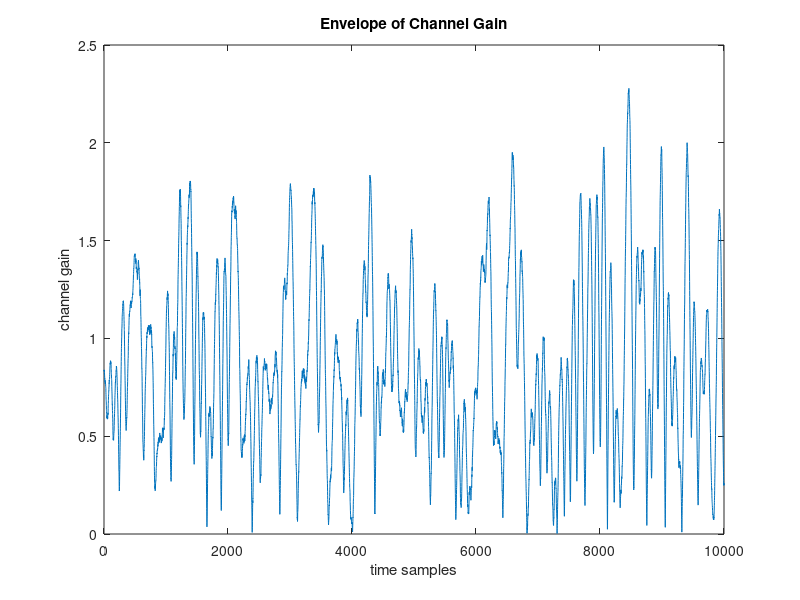
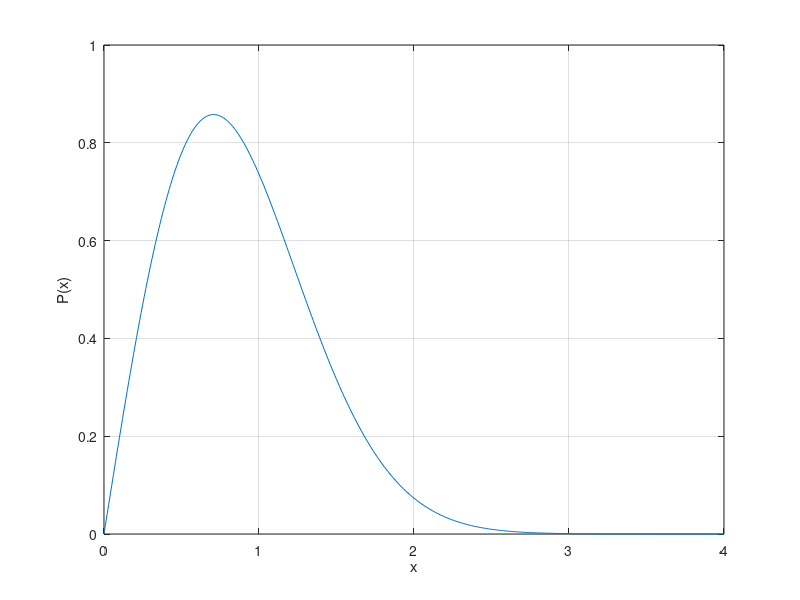

MATLAB code to generate these figures, in order: (Note: this script raises an error after producing the figures.)
%% Parameters
fc = 2e9; % carry frequency (Hz)
ts = 1e-4; % sample interval (s)
v = 25/3; % transmitter-receiver relative speed (m/s)
c = 3e8; % speed of light (m/s)
fd = v*fc/c; % maximum Doppler shift
Ns = 10000; % number of samples in simulation
x = (randn(Ns, 1) + sqrt(-1)*randn(Ns, 1))/sqrt(2); % Gaussian noise

%% The filter method
N = 500; % the length of window 2*N+1
% window shape/@rectwin @hamming etc.
w = window(@rectwin,2*N+1);

%-----impulse response-----%
t = -N*ts:ts:N*ts; % make impulse response causal
Z = 2*pi*fd*abs(t)'; % argument of Bessel function
J = besselj(1/4,Z); % Bessel function of the first kind, order 1/4x
g = J./(abs(t)'.^(1/4));
g(N+1) = (pi*fd)^(1/4)/gamma(5/4);
g_hat = g.*w./sqrt(sum(abs(g.*w).^2)); % normalize impulse response

%-----channel gain-----%
c = conv(x,g_hat); % channel gain
c = c(N+1:end-N); % discard samples due to filter transients

%% Simulation task
%-----fading envelope-----%
figure
plot(abs(c));
xlabel('time samples')
ylabel('channel gain')
title('Envelope of Channel Gain')

%-----pdf-----%
figure
xx = 0:0.01:4;
pf = raylpdf(xx,1/sqrt(2));
plot(xx,pf); grid on; hold on
xlabel('x')
ylabel('P(x)')
ksdensity(abs(c),'support','positive');
legend('theory','empirical')
title('Empirical PDF')


%-----cdf-----%
figure
cdfplot(abs(c));hold on
cf = raylcdf(xx,1/sqrt(2));
plot(xx,cf);
legend('theory','empirical')

%-----autocorrelation-----%
figure
autocorr(c,500);
tt = 0:ts:500*ts;
J_autocorr = besselj(0,2*pi*fd*tt);
hold on
plot(0:500,J_autocorr);
legend('empirical','theory')

%-----psd-----%
figure
[pxx,ff] = pwelch(c,[],[],[],2*fd);
ff = ff-fd;
plot(ff,10*log10(pxx)+42.5);
f = -fd:fd/Ns:fd;
Sc = 1./(pi*fd*sqrt(1-(f/fd).^2)); % Doppler spectrum
hold on
plot(f,10*log10(Sc),'r');grid on
xlabel('Frequency');
ylabel('Power/frequency(dB/rad/sample)');
title('Power Spectrum Decsity Estimate');
legend('empirical','theory')
